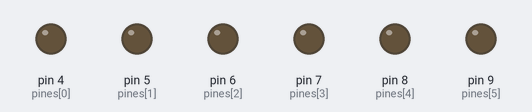
The sketch below on a simulated Arduino Uno, built with avr-gcc and run on an emulated ATmega328P. Shown: output pins drawn as LEDs (lit = HIGH).

Above: at 36.0 s.
Timing chart, 0 to 36.3 s (numbered marks = the images above):
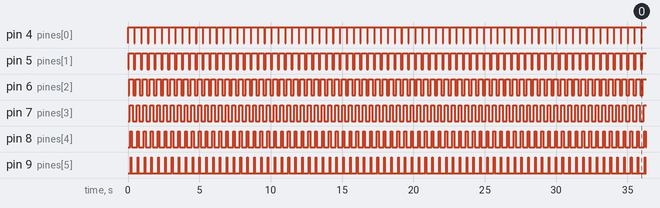

Measured:
- by itself, pin 4 (pines[0]): alternates HIGH for 0.44 s and LOW for 0.04 s
- by itself, pin 5 (pines[1]): alternates HIGH for 0.36 s and LOW for 0.12 s
- by itself, pin 6 (pines[2]): alternates HIGH for 0.28 s and LOW for 0.20 s
- by itself, pin 7 (pines[3]): alternates HIGH for 0.20 s and LOW for 0.28 s
- by itself, pin 8 (pines[4]): alternates HIGH for 0.12 s and LOW for 0.36 s
- by itself, pin 9 (pines[5]): alternates HIGH for 0.04 s and LOW for 0.44 s

The sketch:

Clase_1.3__Secuencia_de_Bandera.ino
```cpp
const int pines[] = {4, 5, 6, 7, 8, 9}; // Definir los pines de los LED
const int intervalo = 40; // Intervalo de tiempo en milisegundos

void setup() {
  // Inicializar los pines de los LED como salidas
  for (int i = 0; i < 6; i++) {
    pinMode(pines[i], OUTPUT);
  }
}

void loop() {
  // Recorrer la lista de pines y encender cada LED
  for (int i = 0; i < 6; i++) {
    digitalWrite(pines[i], HIGH);
    delay(intervalo);
  }
  // Recorrer la lista de pines en orden inverso y apagar cada LED
  for (int i = 5; i >= 0; i--) {
    digitalWrite(pines[i], LOW);
    delay(intervalo);
  }
}
```
